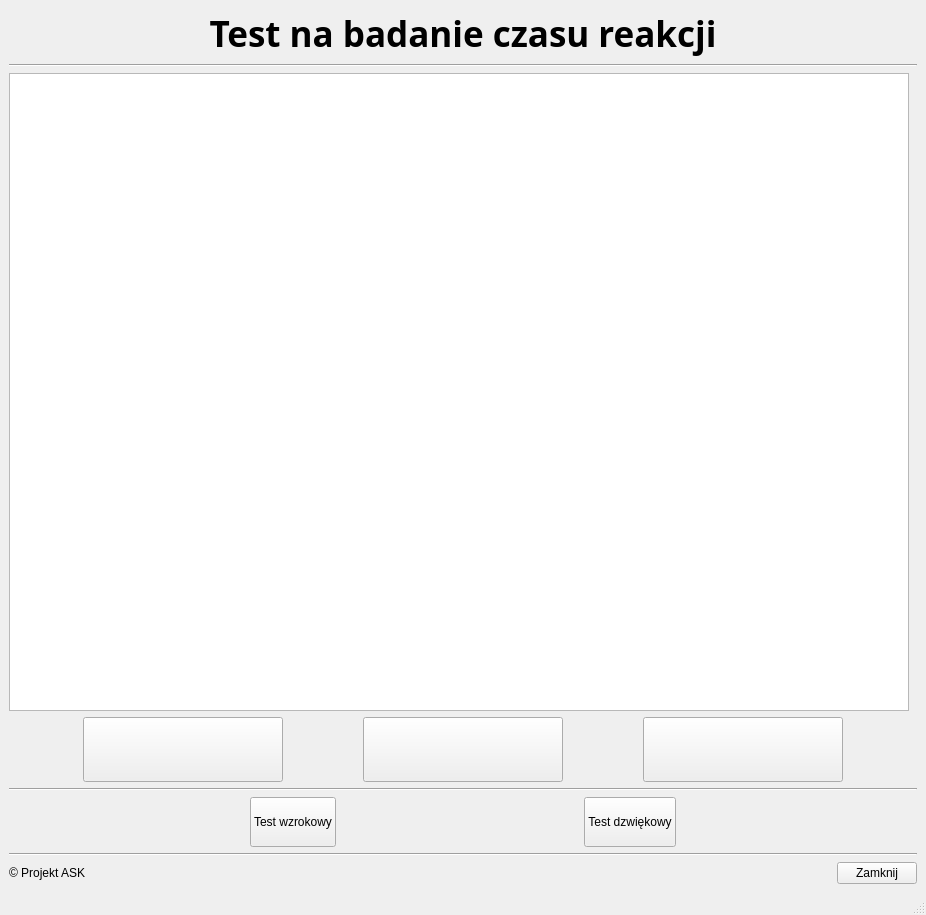
<?xml version="1.0" encoding="UTF-8"?>
<ui version="4.0">
 <class>MainWindow</class>
 <widget class="QMainWindow" name="MainWindow">
  <property name="geometry">
   <rect>
    <x>0</x>
    <y>0</y>
    <width>926</width>
    <height>915</height>
   </rect>
  </property>
  <property name="windowTitle">
   <string>MainWindow</string>
  </property>
  <widget class="QWidget" name="centralwidget">
   <layout class="QHBoxLayout" name="horizontalLayout">
    <item>
     <layout class="QVBoxLayout" name="verticalLayout">
      <item>
       <widget class="QLabel" name="title">
        <property name="font">
         <font>
          <family>KacstLetter</family>
          <pointsize>26</pointsize>
          <weight>75</weight>
          <bold>true</bold>
         </font>
        </property>
        <property name="text">
         <string>Test na badanie czasu reakcji</string>
        </property>
        <property name="textFormat">
         <enum>Qt::RichText</enum>
        </property>
        <property name="alignment">
         <set>Qt::AlignCenter</set>
        </property>
        <property name="wordWrap">
         <bool>false</bool>
        </property>
        <property name="textInteractionFlags">
         <set>Qt::LinksAccessibleByMouse</set>
        </property>
       </widget>
      </item>
      <item>
       <widget class="Line" name="line">
        <property name="orientation">
         <enum>Qt::Horizontal</enum>
        </property>
       </widget>
      </item>
      <item>
       <widget class="QGraphicsView" name="graphicsView">
        <property name="enabled">
         <bool>true</bool>
        </property>
        <property name="sizePolicy">
         <sizepolicy hsizetype="Expanding" vsizetype="Expanding">
          <horstretch>1</horstretch>
          <verstretch>0</verstretch>
         </sizepolicy>
        </property>
        <property name="maximumSize">
         <size>
          <width>900</width>
          <height>675</height>
         </size>
        </property>
       </widget>
      </item>
      <item>
       <layout class="QHBoxLayout" name="horizontalLayout_2">
        <item>
         <spacer name="horizontalSpacer_2">
          <property name="orientation">
           <enum>Qt::Horizontal</enum>
          </property>
          <property name="sizeHint" stdset="0">
           <size>
            <width>40</width>
            <height>20</height>
           </size>
          </property>
         </spacer>
        </item>
        <item>
         <widget class="QPushButton" name="blue_btn">
          <property name="minimumSize">
           <size>
            <width>200</width>
            <height>65</height>
           </size>
          </property>
          <property name="text">
           <string>     </string>
          </property>
         </widget>
        </item>
        <item>
         <spacer name="horizontalSpacer_5">
          <property name="orientation">
           <enum>Qt::Horizontal</enum>
          </property>
          <property name="sizeHint" stdset="0">
           <size>
            <width>40</width>
            <height>20</height>
           </size>
          </property>
         </spacer>
        </item>
        <item>
         <widget class="QPushButton" name="red_btn">
          <property name="minimumSize">
           <size>
            <width>200</width>
            <height>65</height>
           </size>
          </property>
          <property name="text">
           <string>     </string>
          </property>
         </widget>
        </item>
        <item>
         <spacer name="horizontalSpacer_4">
          <property name="orientation">
           <enum>Qt::Horizontal</enum>
          </property>
          <property name="sizeHint" stdset="0">
           <size>
            <width>40</width>
            <height>20</height>
           </size>
          </property>
         </spacer>
        </item>
        <item>
         <widget class="QPushButton" name="green_btn">
          <property name="minimumSize">
           <size>
            <width>200</width>
            <height>65</height>
           </size>
          </property>
          <property name="text">
           <string>       </string>
          </property>
         </widget>
        </item>
        <item>
         <spacer name="horizontalSpacer_3">
          <property name="orientation">
           <enum>Qt::Horizontal</enum>
          </property>
          <property name="sizeHint" stdset="0">
           <size>
            <width>40</width>
            <height>20</height>
           </size>
          </property>
         </spacer>
        </item>
       </layout>
      </item>
      <item>
       <widget class="Line" name="line_2">
        <property name="orientation">
         <enum>Qt::Horizontal</enum>
        </property>
       </widget>
      </item>
      <item>
       <layout class="QHBoxLayout" name="horizontalLayout_4">
        <item>
         <spacer name="horizontalSpacer_6">
          <property name="orientation">
           <enum>Qt::Horizontal</enum>
          </property>
          <property name="sizeHint" stdset="0">
           <size>
            <width>40</width>
            <height>20</height>
           </size>
          </property>
         </spacer>
        </item>
        <item>
         <widget class="QPushButton" name="opt_btn">
          <property name="minimumSize">
           <size>
            <width>0</width>
            <height>50</height>
           </size>
          </property>
          <property name="text">
           <string>Test wzrokowy</string>
          </property>
         </widget>
        </item>
        <item>
         <spacer name="horizontalSpacer_8">
          <property name="orientation">
           <enum>Qt::Horizontal</enum>
          </property>
          <property name="sizeHint" stdset="0">
           <size>
            <width>40</width>
            <height>20</height>
           </size>
          </property>
         </spacer>
        </item>
        <item>
         <widget class="QPushButton" name="sound_btn">
          <property name="minimumSize">
           <size>
            <width>0</width>
            <height>50</height>
           </size>
          </property>
          <property name="text">
           <string>Test dzwiękowy</string>
          </property>
         </widget>
        </item>
        <item>
         <spacer name="horizontalSpacer_7">
          <property name="orientation">
           <enum>Qt::Horizontal</enum>
          </property>
          <property name="sizeHint" stdset="0">
           <size>
            <width>40</width>
            <height>20</height>
           </size>
          </property>
         </spacer>
        </item>
       </layout>
      </item>
      <item>
       <widget class="Line" name="line_3">
        <property name="orientation">
         <enum>Qt::Horizontal</enum>
        </property>
       </widget>
      </item>
      <item>
       <layout class="QHBoxLayout" name="horizontalLayout_3">
        <item>
         <widget class="QLabel" name="label">
          <property name="text">
           <string>© Projekt ASK</string>
          </property>
         </widget>
        </item>
        <item>
         <spacer name="horizontalSpacer">
          <property name="orientation">
           <enum>Qt::Horizontal</enum>
          </property>
          <property name="sizeHint" stdset="0">
           <size>
            <width>40</width>
            <height>20</height>
           </size>
          </property>
         </spacer>
        </item>
        <item>
         <widget class="QPushButton" name="close_btn">
          <property name="text">
           <string>Zamknij</string>
          </property>
         </widget>
        </item>
       </layout>
      </item>
     </layout>
    </item>
   </layout>
  </widget>
  <widget class="QMenuBar" name="menubar">
   <property name="geometry">
    <rect>
     <x>0</x>
     <y>0</y>
     <width>926</width>
     <height>27</height>
    </rect>
   </property>
  </widget>
  <widget class="QStatusBar" name="statusbar"/>
 </widget>
 <resources/>
 <connections/>
</ui>
